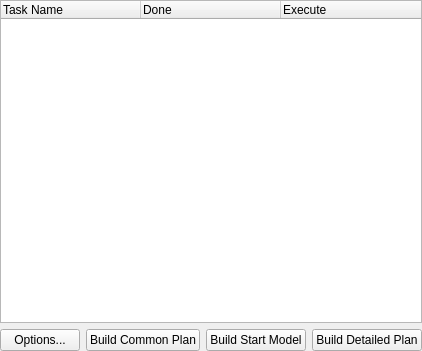
<?xml version="1.0" encoding="UTF-8"?>
<ui version="4.0">
 <class>APlannerWidget</class>
 <widget class="QWidget" name="APlannerWidget">
  <property name="geometry">
   <rect>
    <x>0</x>
    <y>0</y>
    <width>400</width>
    <height>351</height>
   </rect>
  </property>
  <property name="windowTitle">
   <string>APlannerWidget</string>
  </property>
  <layout class="QVBoxLayout" name="verticalLayout">
   <property name="leftMargin">
    <number>0</number>
   </property>
   <property name="topMargin">
    <number>0</number>
   </property>
   <property name="rightMargin">
    <number>0</number>
   </property>
   <property name="bottomMargin">
    <number>0</number>
   </property>
   <item>
    <widget class="QTreeWidget" name="treeCurrentPlan">
     <attribute name="headerDefaultSectionSize">
      <number>140</number>
     </attribute>
     <column>
      <property name="text">
       <string notr="true">Task Name</string>
      </property>
     </column>
     <column>
      <property name="text">
       <string>Done</string>
      </property>
     </column>
     <column>
      <property name="text">
       <string>Execute</string>
      </property>
     </column>
    </widget>
   </item>
   <item>
    <layout class="QHBoxLayout" name="horizontalLayout">
     <item>
      <spacer name="horizontalSpacer">
       <property name="orientation">
        <enum>Qt::Horizontal</enum>
       </property>
       <property name="sizeHint" stdset="0">
        <size>
         <width>40</width>
         <height>20</height>
        </size>
       </property>
      </spacer>
     </item>
     <item>
      <widget class="QPushButton" name="pushButton_2">
       <property name="text">
        <string>Options...</string>
       </property>
      </widget>
     </item>
     <item>
      <widget class="QPushButton" name="bnGenerateGeneralPlan">
       <property name="text">
        <string>Build Common Plan</string>
       </property>
      </widget>
     </item>
     <item>
      <widget class="QPushButton" name="bnBuildStartModel">
       <property name="text">
        <string>Build Start Model</string>
       </property>
      </widget>
     </item>
     <item>
      <widget class="QPushButton" name="bnBuildDetailedPlan">
       <property name="text">
        <string>Build Detailed Plan</string>
       </property>
      </widget>
     </item>
    </layout>
   </item>
  </layout>
 </widget>
 <layoutdefault spacing="6" margin="11"/>
 <resources>
  <include location="../../../ATPlanner/ATPlanner.qrc"/>
 </resources>
 <connections/>
</ui>
